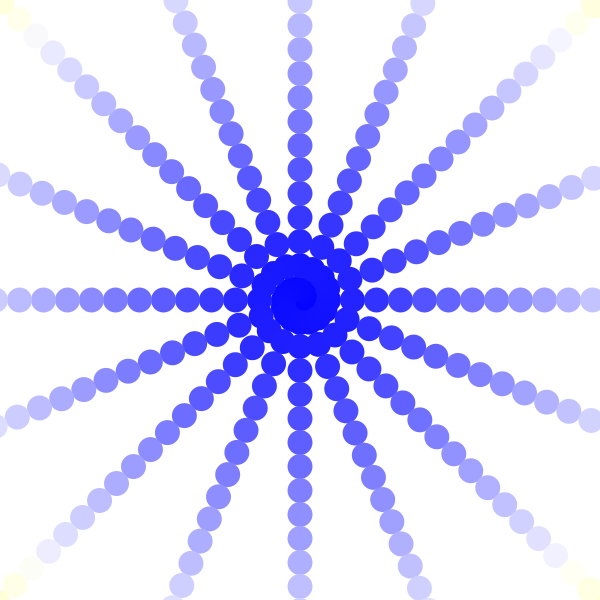
Frame 1 (no input)
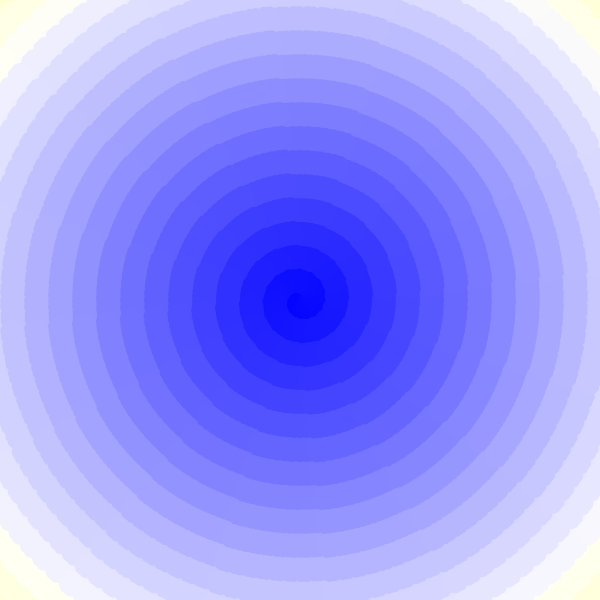
Frame 60 (the mouse pressed at the canvas centre just before this capture)
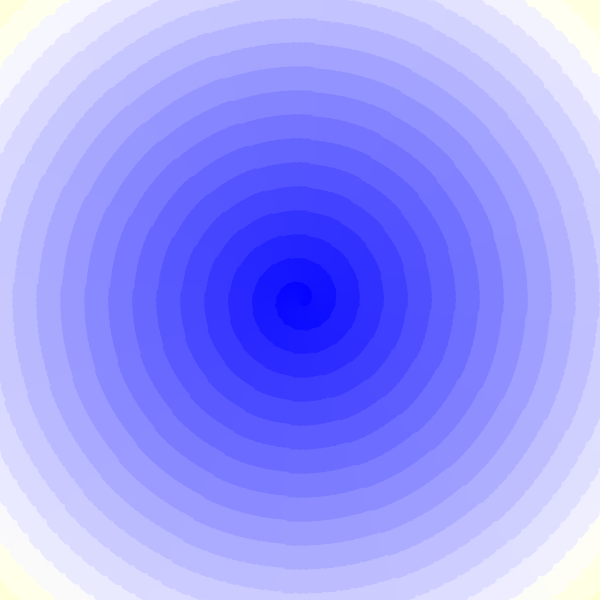
Frame 120 (the mouse held since frame 60 and released just before this capture)

The Processing sketch that drew these frames (run headless with seeded random() and noise(); from frame 60 on, the mouse is pressed at the canvas centre):

// Processing sketch: processing_29087
// ── processing_29087.pde


int i=0;
float theta=0;


void setup() 
{
  size(600,600);
  noStroke();
  background(255);
}



void draw() 
{

  for (int n=0;n<400;n++) 
  {

    theta=theta+PI/8;

    float x=1.5*n*sin(theta);
    float y=1.5*n*cos(theta);

    fill(n,n,500-n);
    
    pushMatrix();
    translate(width/2,height/2);
    //rotate(y); //if rotated jelly effect
    translate(x,y);
    ellipse(0,0,25,25);
    popMatrix();
  }
}
